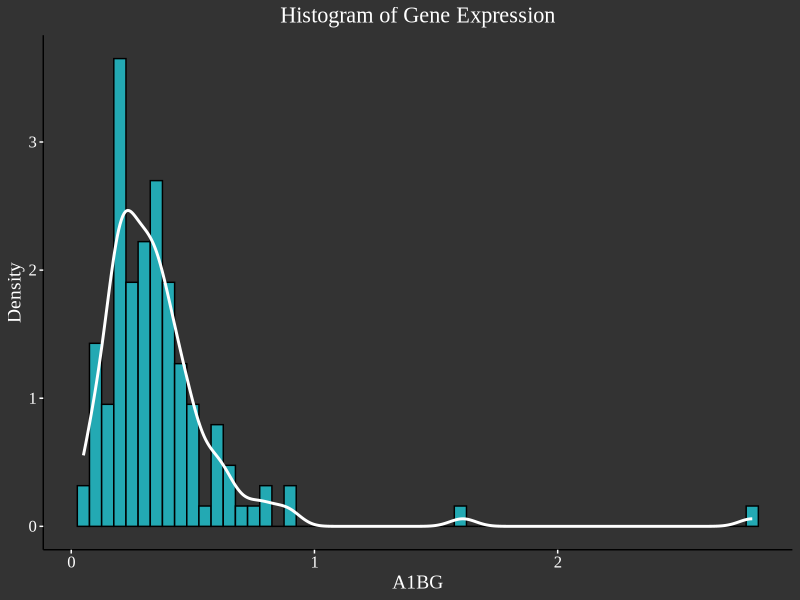
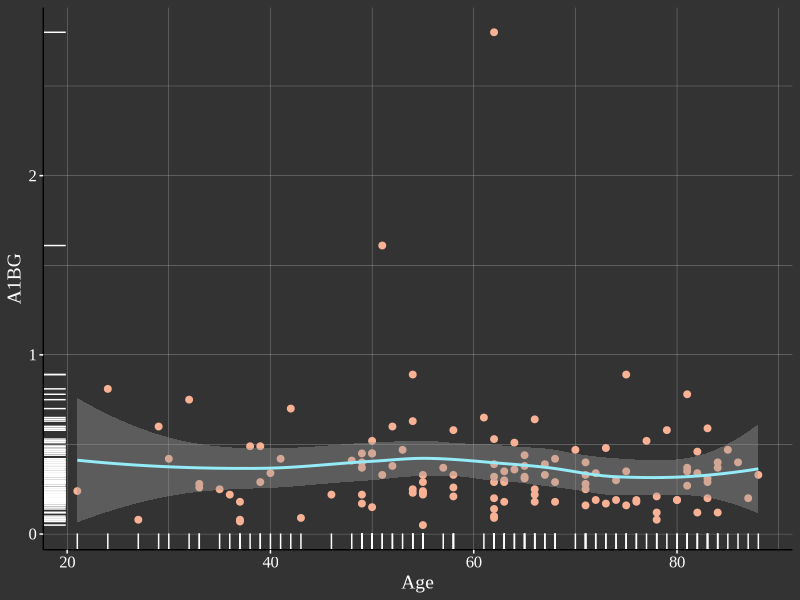
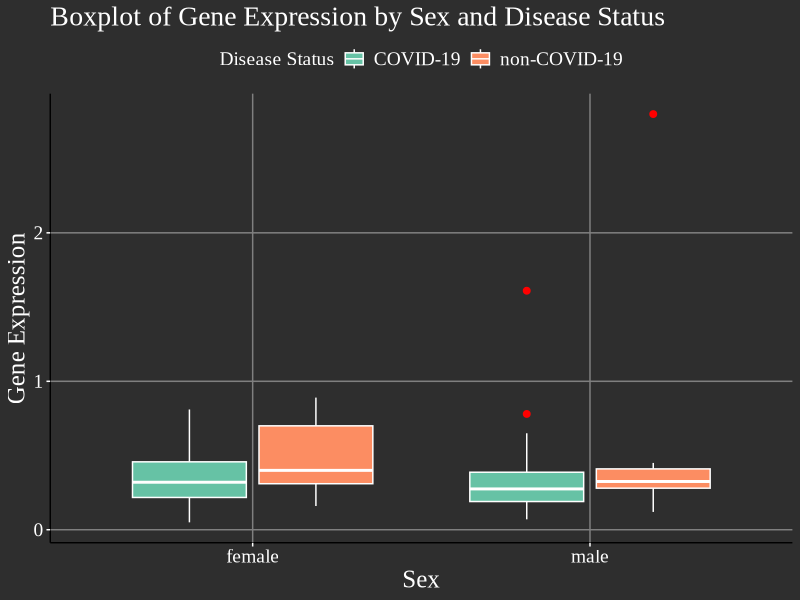
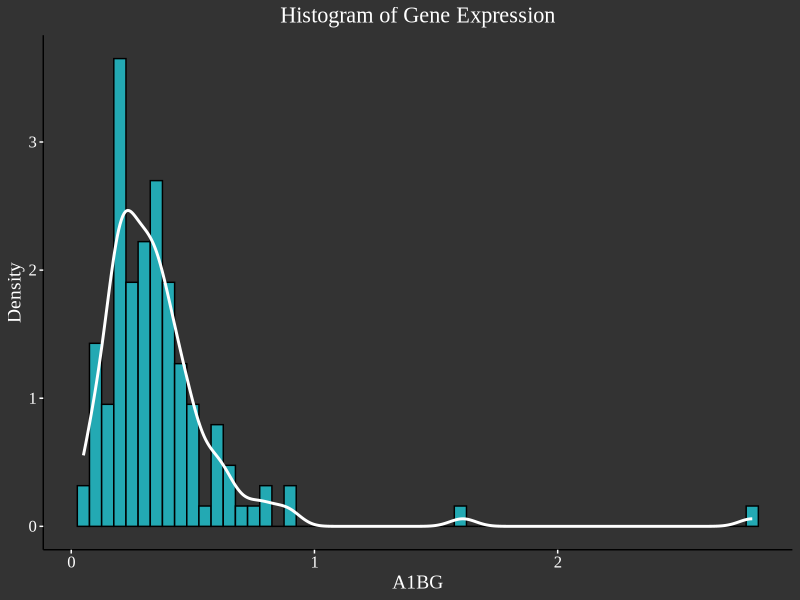
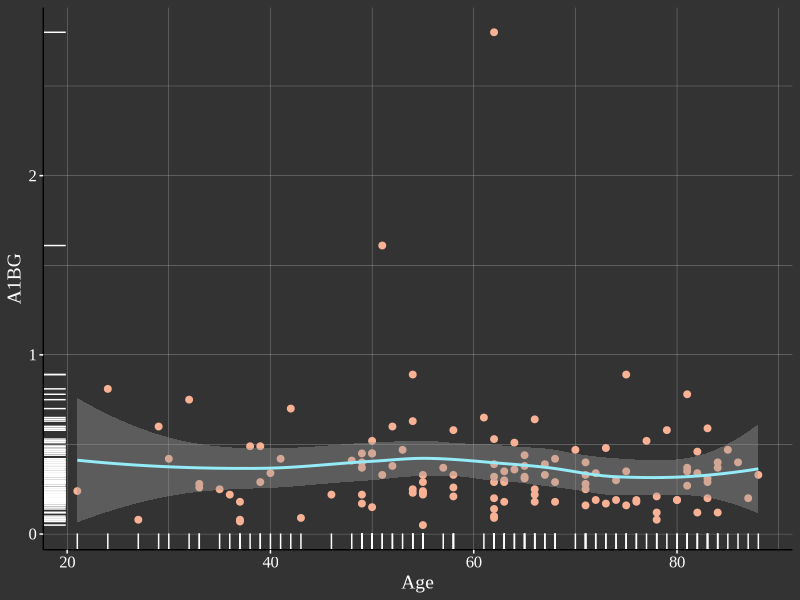
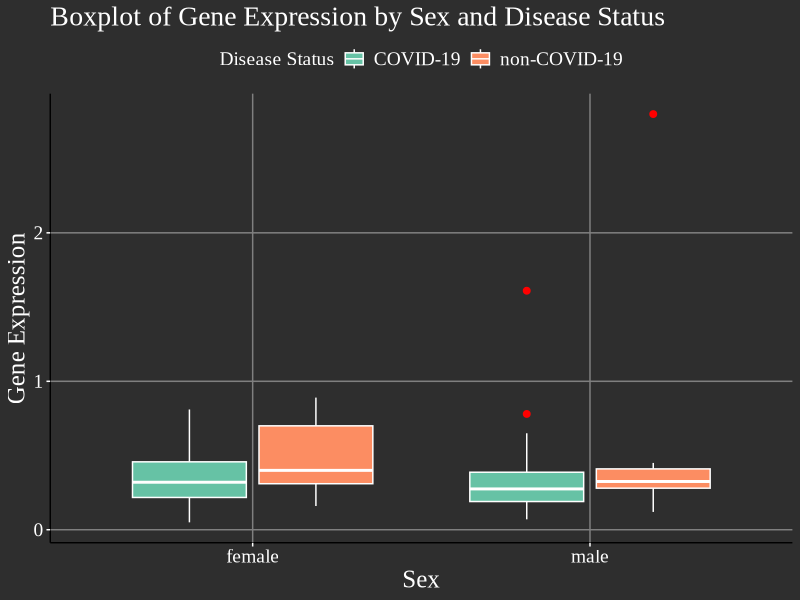

Write the R code that produced these figures, in order.
## ---- chunk 1
# Load necessary libraries
library(ggplot2)
library(dplyr)
library(readr)
library(data.table)
## ---- chunk 2
# Load the datasets
genes_data <- read_csv('QBS103_GSE157103_genes.csv', show_col_types = FALSE)
metadata <- read_csv('QBS103_GSE157103_series_matrix.csv', show_col_types = FALSE)
# Rename the column `...1` to `Genes`
genes_data <- genes_data %>% rename(Genes = `...1`)
## ---- chunk 3
# Select the first gene
gene <- genes_data[1, ]
gene_name <- as.character(gene[1,1])
transposed_gene <- transpose(gene[-1]) %>% rename(!!gene_name := V1)
print(transposed_gene)
transposed_gene_data <- cbind(participant_id = colnames(gene[-1]), transposed_gene)
print(transposed_gene_data)
merged_data <- merge(metadata, transposed_gene_data, by = "participant_id")
print(merged_data)
## ---- chunk 4
continuous_covariate <- "age" 
categorical_covariate1 <- "sex" 
categorical_covariate2 <- "disease_status" 
## ---- chunk 5
### Plots ###
# Histogram for gene expression
gene_histogram <- ggplot(merged_data, aes_string(x = gene_name)) + 
  geom_histogram(aes(y = ..density..), binwidth = 0.05, color = "black", fill = "#1dddeb", alpha = 0.7) + 
  geom_density(aes(y = ..density..), color = "white", size = 1) +
  labs(x = gene_name, y = "Density") +
  theme_classic() +
  theme(
    plot.background = element_rect(fill = '#333333', color = NA),
    panel.background = element_rect(fill = '#333333', color = NA),
    text = element_text(family = "Times New Roman", color = 'white', size = 20),
    axis.title = element_text(size = 14),
    axis.text = element_text(size = 12, color = 'white'),
    axis.ticks = element_line(color = "white"),
    plot.title = element_text(size = 16, hjust = 0.5, color = 'white'),
  ) +
  ggtitle("Histogram of Gene Expression")

# Save the histogram
ggsave("gene_histogram.png", plot = gene_histogram, width = 16, height = 9)

# Print the histogram
print(gene_histogram)
## ---- chunk 6
# Scatter plot
merged_data$age <- as.numeric(merged_data$age)

# Plot
scatter_plot <- ggplot(merged_data, aes_string(x = "age", y = gene_name)) + 
  geom_point(color = "#F8B195", size = 2) + 
  geom_smooth(method = "loess", color = "#95ebf8") +  # Add a LOESS curve
  geom_rug(color = "white") +  # Add a rug plot
  labs(x = "Age", y = gene_name) +
  theme_classic() +
  theme(
    plot.background = element_rect(fill = '#333333', color = NA),
    panel.background = element_rect(fill = '#333333', color = NA),
    text = element_text(family = "Times New Roman", color = 'white', size = 20),
    axis.title = element_text(family = "Times New Roman", size = 14, color = 'white'),
    axis.text = element_text(family = "Times New Roman", size = 12, color = 'white'),
    axis.ticks = element_line(color = "white"),
    plot.title = element_text(family = "Times New Roman", size = 16, hjust = 0.5, color = 'white'),
    panel.grid.major = element_line(color = "gray70", size = 0.1),
    panel.grid.minor = element_line(color = "gray70", size = 0.1)
  ) 
  ggtitle("Scatter Plot of Gene Expression vs Age")

# Save the scatter plot
ggsave("scatter_plot.png", plot = scatter_plot, width = 16, height = 9)

# Print the scatter plot
print(scatter_plot)
## ---- chunk 7
# Box Plot
merged_data <- merged_data %>% filter(sex != "unknown")
# Define a color palette and labels for the legend
palette <- c("disease state: COVID-19" = "#66c2a5", "disease state: non-COVID-19" = "#fc8d62")
labels <- c("disease state: COVID-19" = "COVID-19", "disease state: non-COVID-19" = "non-COVID-19")

# Plot
boxplot <- ggplot(merged_data, aes_string(x = categorical_covariate1, y = gene_name, fill = categorical_covariate2)) + 
  geom_boxplot(outlier.color = "red", outlier.size = 2, color = "white") + 
  labs(x = "Sex", y = "Gene Expression", fill = "Disease Status") +
  theme_classic() +
  theme(
    plot.background = element_rect(fill = '#2E2E2E', color = NA),
    panel.background = element_rect(fill = '#2E2E2E', color = NA),
    text = element_text(family = "Times New Roman", color = 'white', size = 16),
    axis.title = element_text(family = "Times New Roman", size = 18, color = 'white'),
    axis.text = element_text(family = "Times New Roman", size = 14, color = 'white'),
    axis.ticks = element_line(color = "white"),
    plot.title = element_text(family = "Times New Roman", size = 20, color = 'white'),
    legend.position = 'top',
    legend.background = element_rect(fill = "#2E2E2E", color = NA),
    legend.text = element_text(family = "Times New Roman", color = 'white', size = 14),
    legend.title = element_text(family = "Times New Roman", color = 'white', size = 14),
    legend.key = element_rect(fill = "#2E2E2E", color = NA),
    panel.grid.major = element_line(color = "gray50", size = 0.5)
  ) +
  scale_fill_manual(values = palette, labels = labels) + 
  ggtitle("Boxplot of Gene Expression by Sex and Disease Status")

# Save the boxplot
ggsave("boxplot.png", plot = boxplot, width = 16, height = 9)

# Print the boxplot
print(boxplot)
